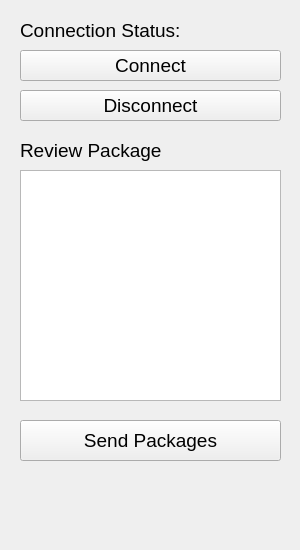
<?xml version="1.0" encoding="UTF-8"?>
<ui version="4.0">
 <class>ConnectionWizard</class>
 <widget class="QWidget" name="ConnectionWizard">
  <property name="geometry">
   <rect>
    <x>0</x>
    <y>0</y>
    <width>300</width>
    <height>550</height>
   </rect>
  </property>
  <property name="sizePolicy">
   <sizepolicy hsizetype="Fixed" vsizetype="Fixed">
    <horstretch>0</horstretch>
    <verstretch>0</verstretch>
   </sizepolicy>
  </property>
  <property name="minimumSize">
   <size>
    <width>300</width>
    <height>550</height>
   </size>
  </property>
  <property name="maximumSize">
   <size>
    <width>300</width>
    <height>550</height>
   </size>
  </property>
  <property name="baseSize">
   <size>
    <width>300</width>
    <height>550</height>
   </size>
  </property>
  <property name="windowTitle">
   <string>Communication Wizard</string>
  </property>
  <property name="windowIcon">
   <iconset>
    <normaloff>../icons/icon_no_letters.png</normaloff>../icons/icon_no_letters.png</iconset>
  </property>
  <widget class="QLabel" name="icon_connection_status">
   <property name="geometry">
    <rect>
     <x>250</x>
     <y>10</y>
     <width>32</width>
     <height>32</height>
    </rect>
   </property>
   <property name="text">
    <string/>
   </property>
   <property name="pixmap">
    <pixmap>../icons/red_led.png</pixmap>
   </property>
   <property name="scaledContents">
    <bool>true</bool>
   </property>
   <property name="alignment">
    <set>Qt::AlignCenter</set>
   </property>
  </widget>
  <widget class="QLabel" name="conn_status_label">
   <property name="geometry">
    <rect>
     <x>20</x>
     <y>20</y>
     <width>161</width>
     <height>21</height>
    </rect>
   </property>
   <property name="font">
    <font>
     <pointsize>14</pointsize>
    </font>
   </property>
   <property name="text">
    <string>Connection Status:</string>
   </property>
  </widget>
  <widget class="QPlainTextEdit" name="package_viewer">
   <property name="geometry">
    <rect>
     <x>20</x>
     <y>170</y>
     <width>261</width>
     <height>231</height>
    </rect>
   </property>
   <property name="plainText">
    <string/>
   </property>
  </widget>
  <widget class="QLabel" name="review_label">
   <property name="geometry">
    <rect>
     <x>20</x>
     <y>140</y>
     <width>160</width>
     <height>21</height>
    </rect>
   </property>
   <property name="font">
    <font>
     <pointsize>14</pointsize>
    </font>
   </property>
   <property name="text">
    <string>Review Package</string>
   </property>
  </widget>
  <widget class="QPushButton" name="send_packages_button">
   <property name="geometry">
    <rect>
     <x>20</x>
     <y>420</y>
     <width>261</width>
     <height>41</height>
    </rect>
   </property>
   <property name="font">
    <font>
     <pointsize>14</pointsize>
    </font>
   </property>
   <property name="text">
    <string>Send Packages</string>
   </property>
  </widget>
  <widget class="QPushButton" name="connect_button">
   <property name="geometry">
    <rect>
     <x>20</x>
     <y>50</y>
     <width>261</width>
     <height>31</height>
    </rect>
   </property>
   <property name="font">
    <font>
     <pointsize>14</pointsize>
    </font>
   </property>
   <property name="toolTip">
    <string>&lt;html&gt;&lt;head/&gt;&lt;body&gt;&lt;p&gt;Attempt to connect (or reconnect)&lt;/p&gt;&lt;/body&gt;&lt;/html&gt;</string>
   </property>
   <property name="text">
    <string>Connect</string>
   </property>
  </widget>
  <widget class="QPushButton" name="disconnect_button">
   <property name="geometry">
    <rect>
     <x>20</x>
     <y>90</y>
     <width>261</width>
     <height>31</height>
    </rect>
   </property>
   <property name="font">
    <font>
     <pointsize>14</pointsize>
    </font>
   </property>
   <property name="toolTip">
    <string>&lt;html&gt;&lt;head/&gt;&lt;body&gt;&lt;p&gt;Attempt to connect (or reconnect)&lt;/p&gt;&lt;/body&gt;&lt;/html&gt;</string>
   </property>
   <property name="text">
    <string>Disconnect</string>
   </property>
  </widget>
 </widget>
 <tabstops>
  <tabstop>connect_button</tabstop>
  <tabstop>package_viewer</tabstop>
  <tabstop>send_packages_button</tabstop>
 </tabstops>
 <resources/>
 <connections/>
</ui>
